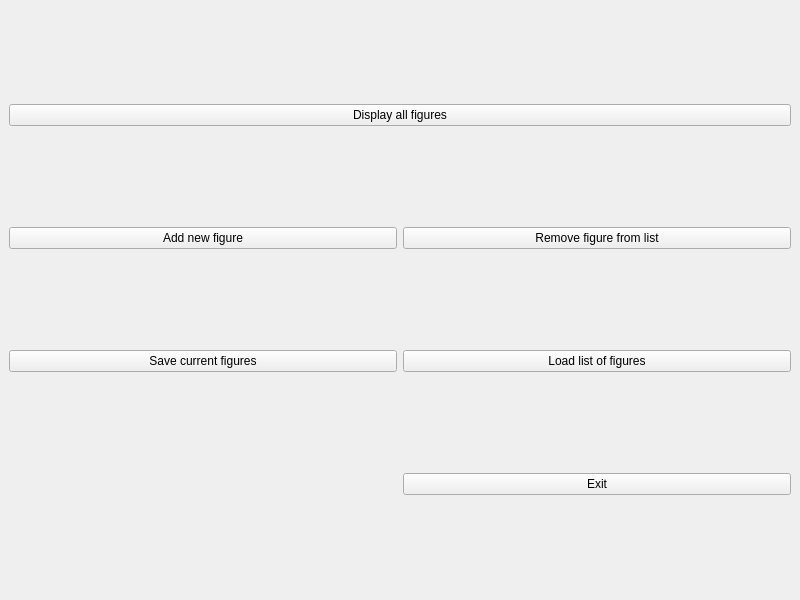
<?xml version="1.0" encoding="UTF-8"?>
<ui version="4.0">
 <class>MainWindow</class>
 <widget class="QMainWindow" name="MainWindow">
  <property name="geometry">
   <rect>
    <x>0</x>
    <y>0</y>
    <width>800</width>
    <height>600</height>
   </rect>
  </property>
  <property name="windowTitle">
   <string>Course Work OOP - Main Window</string>
  </property>
  <widget class="QWidget" name="centralwidget">
   <layout class="QGridLayout" name="gridLayout_3">
    <item row="1" column="1">
     <widget class="QPushButton" name="btn_remove">
      <property name="sizePolicy">
       <sizepolicy hsizetype="Minimum" vsizetype="Fixed">
        <horstretch>0</horstretch>
        <verstretch>0</verstretch>
       </sizepolicy>
      </property>
      <property name="text">
       <string>Remove figure from list</string>
      </property>
     </widget>
    </item>
    <item row="0" column="0" colspan="2">
     <widget class="QPushButton" name="btn_Display">
      <property name="sizePolicy">
       <sizepolicy hsizetype="Minimum" vsizetype="Fixed">
        <horstretch>0</horstretch>
        <verstretch>0</verstretch>
       </sizepolicy>
      </property>
      <property name="text">
       <string>Display all figures</string>
      </property>
     </widget>
    </item>
    <item row="1" column="0">
     <widget class="QPushButton" name="addButton">
      <property name="sizePolicy">
       <sizepolicy hsizetype="Minimum" vsizetype="Fixed">
        <horstretch>0</horstretch>
        <verstretch>0</verstretch>
       </sizepolicy>
      </property>
      <property name="text">
       <string>Add new figure</string>
      </property>
     </widget>
    </item>
    <item row="2" column="0">
     <widget class="QPushButton" name="btn_save">
      <property name="sizePolicy">
       <sizepolicy hsizetype="Minimum" vsizetype="Fixed">
        <horstretch>0</horstretch>
        <verstretch>0</verstretch>
       </sizepolicy>
      </property>
      <property name="text">
       <string>Save current figures</string>
      </property>
     </widget>
    </item>
    <item row="2" column="1">
     <widget class="QPushButton" name="btn_load">
      <property name="sizePolicy">
       <sizepolicy hsizetype="Minimum" vsizetype="Fixed">
        <horstretch>0</horstretch>
        <verstretch>0</verstretch>
       </sizepolicy>
      </property>
      <property name="text">
       <string>Load list of figures</string>
      </property>
     </widget>
    </item>
    <item row="3" column="1">
     <widget class="QPushButton" name="btn_exit">
      <property name="text">
       <string>Exit</string>
      </property>
     </widget>
    </item>
   </layout>
  </widget>
  <widget class="QMenuBar" name="menubar">
   <property name="geometry">
    <rect>
     <x>0</x>
     <y>0</y>
     <width>800</width>
     <height>19</height>
    </rect>
   </property>
  </widget>
 </widget>
 <resources/>
 <connections>
  <connection>
   <sender>btn_exit</sender>
   <signal>clicked()</signal>
   <receiver>MainWindow</receiver>
   <slot>close()</slot>
   <hints>
    <hint type="sourcelabel">
     <x>472</x>
     <y>488</y>
    </hint>
    <hint type="destinationlabel">
     <x>315</x>
     <y>478</y>
    </hint>
   </hints>
  </connection>
 </connections>
</ui>
